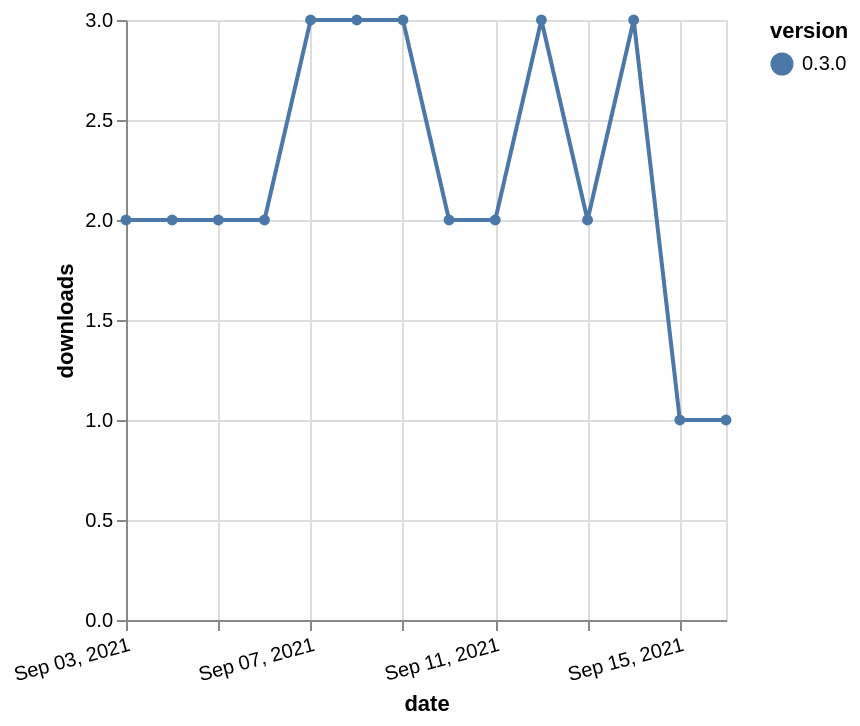

Write a Vega-Lite specification for this figure.
### Vega-Lite specification from a JSON file in a GitHub repository (floating-point values rounded to 4 significant figures)
{"$schema": "https://vega.github.io/schema/vega-lite/v5.json", "description": "A simple bar chart with embedded data.", "data": {"values": [{"date": "2021-09-03", "total": 1864, "delta": 2, "version": "0.3.0"}, {"date": "2021-09-04", "total": 1866, "delta": 2, "version": "0.3.0"}, {"date": "2021-09-05", "total": 1868, "delta": 2, "version": "0.3.0"}, {"date": "2021-09-06", "total": 1870, "delta": 2, "version": "0.3.0"}, {"date": "2021-09-07", "total": 1873, "delta": 3, "version": "0.3.0"}, {"date": "2021-09-08", "total": 1876, "delta": 3, "version": "0.3.0"}, {"date": "2021-09-09", "total": 1879, "delta": 3, "version": "0.3.0"}, {"date": "2021-09-10", "total": 1881, "delta": 2, "version": "0.3.0"}, {"date": "2021-09-11", "total": 1883, "delta": 2, "version": "0.3.0"}, {"date": "2021-09-12", "total": 1886, "delta": 3, "version": "0.3.0"}, {"date": "2021-09-13", "total": 1888, "delta": 2, "version": "0.3.0"}, {"date": "2021-09-14", "total": 1891, "delta": 3, "version": "0.3.0"}, {"date": "2021-09-15", "total": 1892, "delta": 1, "version": "0.3.0"}, {"date": "2021-09-16", "total": 1893, "delta": 1, "version": "0.3.0"}]}, "width": "container", "mark": {"type": "line", "point": {"filled": true}}, "encoding": {"x": {"field": "date", "type": "temporal", "timeUnit": "yearmonthdate", "title": "date", "axis": {"labelAngle": -15}}, "y": {"field": "delta", "type": "quantitative", "title": "downloads"}, "color": {"field": "version", "type": "nominal"}, "tooltip": {"field": "delta"}}}
